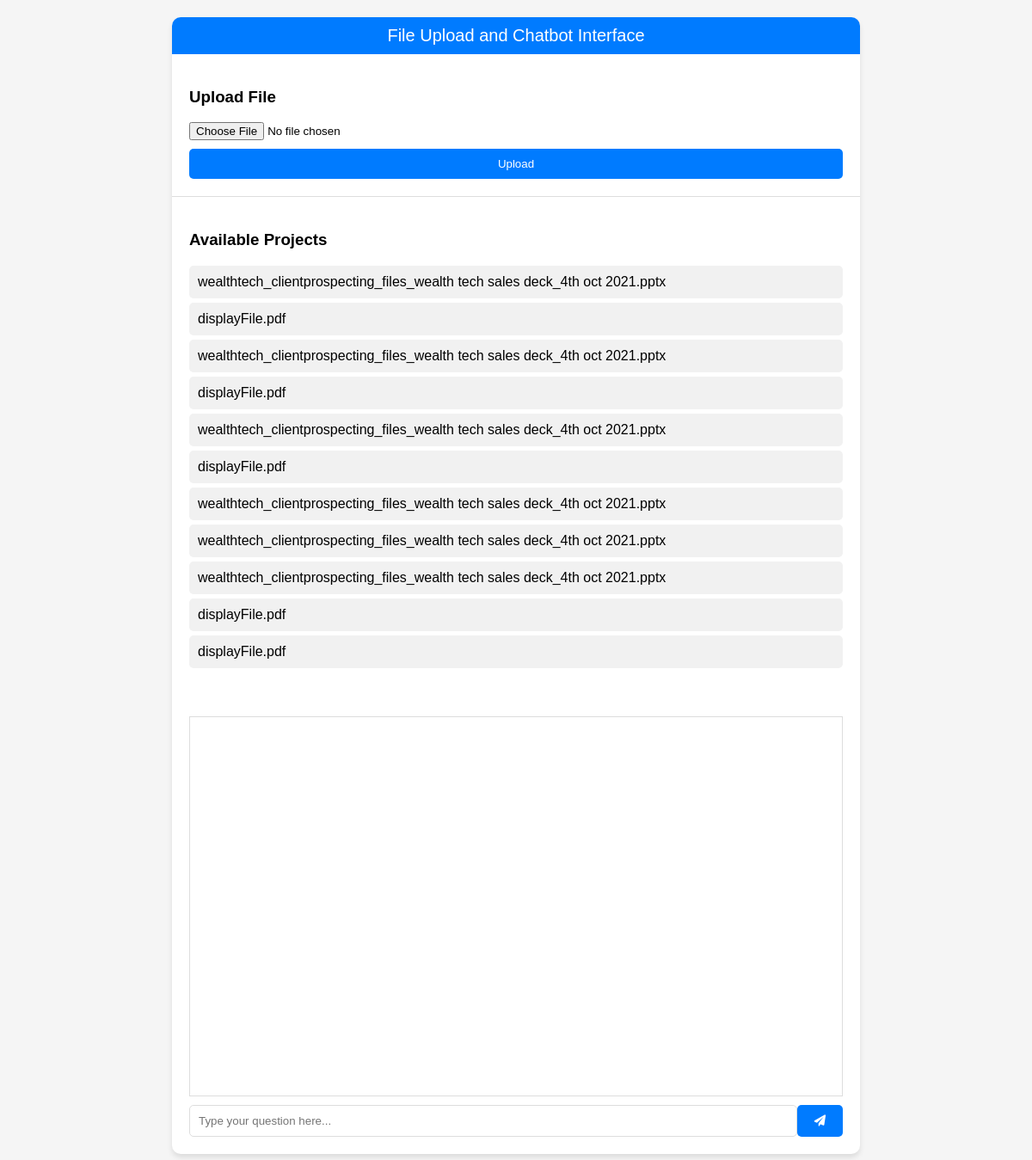
/file_manager/upload/, run on the app's committed database.
### file_manager/models.py (models this page shows, shortened)
class UploadedFile(models.Model):
    name = models.CharField(max_length=255)
    file = models.FileField(upload_to='uploads/')
    file_type = models.CharField(max_length=10, choices=[('pptx', 'PowerPoint'), ('pdf', 'PDF')], default='pptx')
    extracted_text = models.TextField(blank=True, null=True)
    faiss_index_path = models.CharField(max_length=255, blank=True, null=True)
    chunks_path = models.CharField(max_length=255, blank=True, null=True)
    created_at = models.DateTimeField(auto_now_add=True)

### file_manager/views.py (the view, shortened to what this page needs)
# urls.py: path('upload/', views.upload_ppt, name='upload_ppt'),
def upload_ppt(request):
    message = None
    extracted_text = None
    question = None
    retrieved_chunks = None
    uploaded_files = UploadedFile.objects.all()  # Retrieve all uploaded files for the dropdown
    project_names = [file.name for file in uploaded_files]
    return render(
        request,
        'file_manager/upload.html',
        {
            'message': message,
            'uploaded_files': uploaded_files,
            'question': question,
            'retrieved_chunks': retrieved_chunks,
            'project_names': project_names,  # Pass project names to template
        },
    )

### file_manager/templates/file_manager/upload.html (shortened to what this page needs)
<!DOCTYPE html>
<html lang="en">
<head>
    <link rel="stylesheet" href="https://cdnjs.cloudflare.com/ajax/libs/font-awesome/6.0.0-beta3/css/all.min.css">
</head>
<body>
    <div class="container">
        <div class="header">
            File Upload and Chatbot Interface
        </div>
        <div class="upload-section">
            <h3>Upload File</h3>
            <form method="POST" enctype="multipart/form-data">
                <input type="file" name="file" required>
                <button type="submit">Upload</button>
            </form>
        </div>
        <div class="project-section">
            <h3>Available Projects</h3>
            <ul class="project-list">
                {% for project in project_names %}
                    <li onclick="selectProject('{{ project }}')">{{ project }}</li>
                {% endfor %}
            </ul>
        </div>
        <div class="chat-container">
            <div class="chat-body" id="chat-body">
            </div>
            <div class="chat-footer">
                <input type="text" id="user-input" placeholder="Type your question here...">
                <button id="send-btn"><i class="fas fa-paper-plane"></i></button>
            </div>
        </div>
    </div>
</body>
</html>

### file_manager/templates/file_manager/upload.html (style rules this page uses)
body { font-family: Arial, sans-serif; margin: 0; padding: 0; background-color: #f5f5f5; }
.container { width: 80%; max-width: 800px; margin: 20px auto; background: white; border-radius: 10px; box-shadow: 0px 4px 6px rgba(0, 0, 0, 0.1); overflow: hidden; }
.header { background-color: #007bff; color: white; padding: 10px 20px; text-align: center; font-size: 20px; }
.upload-section { padding: 20px; border-bottom: 1px solid #ddd; }
.upload-section form { display: flex; flex-direction: column; gap: 10px; }
.upload-section button { background-color: #007bff; color: white; border: none; padding: 10px; cursor: pointer; border-radius: 5px; }
.project-section { padding: 20px; }
.project-list { list-style: none; padding: 0; }
.project-list li { padding: 10px; margin: 5px 0; background-color: #f1f1f1; border-radius: 5px; cursor: pointer; }
.chat-container { padding: 20px; }
.chat-body { height: 400px; overflow-y: scroll; padding: 20px; border: 1px solid #ddd; margin-bottom: 10px; }
.chat-footer { display: flex; }
.chat-footer input { flex: 1; padding: 10px; border: 1px solid #ddd; border-radius: 5px; outline: none; }
.chat-footer button { background-color: #007bff; color: white; border: none; padding: 10px 20px; cursor: pointer; border-radius: 5px; }

### data on the page
UploadedFile: project_names "wealthtech_clientprospecting_files_wealth tech sales deck_4th oct 2021.pptx"
UploadedFile: project_names "displayFile.pdf"
UploadedFile: project_names "wealthtech_clientprospecting_files_wealth tech sales deck_4th oct 2021.pptx"
UploadedFile: project_names "displayFile.pdf"
UploadedFile: project_names "wealthtech_clientprospecting_files_wealth tech sales deck_4th oct 2021.pptx"
UploadedFile: project_names "displayFile.pdf"
UploadedFile: project_names "wealthtech_clientprospecting_files_wealth tech sales deck_4th oct 2021.pptx"
UploadedFile: project_names "wealthtech_clientprospecting_files_wealth tech sales deck_4th oct 2021.pptx"
UploadedFile: project_names "wealthtech_clientprospecting_files_wealth tech sales deck_4th oct 2021.pptx"
UploadedFile: project_names "displayFile.pdf"
UploadedFile: project_names "displayFile.pdf"
